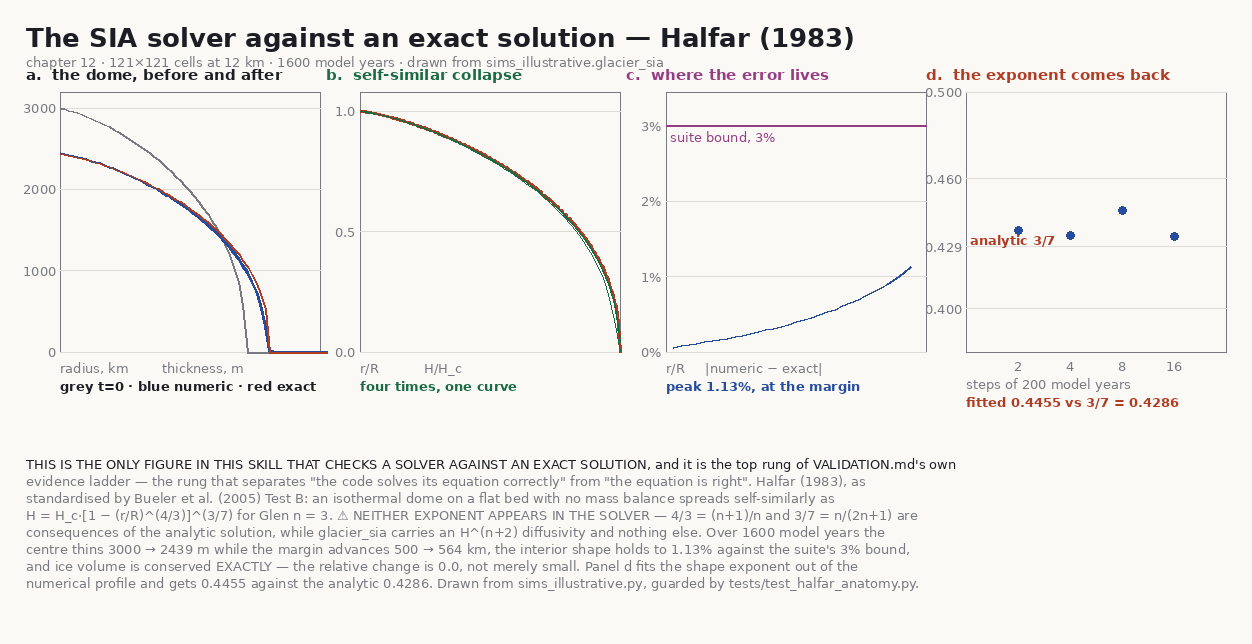

Write the Python code that produced this figure.
"""Halfar ANATOMY — the SIA solver against an EXACT analytic solution.

WHY THIS FIGURE IS DIFFERENT FROM THE OTHER TWO. `hex_anatomy` and `anisotropy_anatomy` draw
geometry; `flow_anatomy` draws a contrast between two routings. This one draws the top rung of
`VALIDATION.md`'s own evidence ladder: agreement with a **published exact solution**, which is the
only kind of check that can tell "the code solves its equation correctly" apart from "the equation
is right".

THE BENCHMARK. Halfar (1983), as standardised by Bueler et al. (2005) 'Test B': an isothermal ice
dome spreading on a flat bed with no mass balance has a self-similar exact profile

    H(r, t) = H_c(t) · [ 1 − (r/R(t))^(4/3) ]^(3/7)                for Glen n = 3

⚠️ **NEITHER EXPONENT APPEARS ANYWHERE IN THE SOLVER.** `4/3 = (n+1)/n` and `3/7 = n/(2n+1)` are
consequences of the analytic solution. `sims_illustrative.glacier_sia` contains an `H^(n+2)`
diffusivity and nothing else; grep it for `3/7` and there is no hit. So recovering the shape — and,
in panel d, the exponent itself by fitting — is an independent check of the diffusivity rather than
a restatement of it. That independence is the whole value, and it is the property most easily lost
by a well-meaning refactor that "simplifies" the benchmark to reuse a constant.

WHAT THE PANELS SHOW. a: the profile at t=0 and after 1600 model years, with the analytic shape at
the evolved radius on top of it. b: the same profiles at four times, each normalised by its OWN
centre height and radius, collapsing onto one curve — self-similarity is the claim, and a collapse
is what it looks like. c: the residual against radius with the 3% acceptance band, showing WHERE
the error lives. d: the exponent recovered by fitting, against the analytic 3/7.

The numpy half carries no Pillow dependency, so `tests/test_halfar_anatomy.py` imports the
measurements from here. Writes `halfar_anatomy.png`. Run: `python halfar_anatomy.py`.
"""
import numpy as np

import sims_illustrative as sims

N = 121
CELLSIZE = 12000.0                 # 12 km cells, ~1450 km domain
H0, R0 = 3000.0, 500e3             # initial dome: 3 km thick, 500 km radius
A_GLEN = 1e-16 / (365.25 * 24 * 3600)      # 1e-16 Pa^-3 a^-1 in SI
DT = 200.0 * 3.15e7                        # 200 model years per step
STEPS = (2, 4, 8, 16)

# The analytic exponents. Named here ONLY so the figure can label them; the solver
# never sees these values, which is the point of the whole comparison.
P_RADIAL = 4.0 / 3.0               # (n+1)/n
P_SHAPE = 3.0 / 7.0                # n/(2n+1)
SHAPE_TOLERANCE = 0.03             # the acceptance band test_benchmarks.py uses


def radius_field(n=N, cellsize=CELLSIZE):
    c = (n - 1) // 2
    yy, xx = np.mgrid[0:n, 0:n].astype(float)
    return np.hypot(xx - c, yy - c) * cellsize, c


def halfar(r, centre_height, radius):
    """The exact self-similar profile. Written from the paper, not from the solver."""
    s = np.clip(np.asarray(r, float) / radius, 0.0, 1.0)
    return centre_height * np.maximum(1.0 - s ** P_RADIAL, 0.0) ** P_SHAPE


def evolve(steps):
    """Run the shipped SIA solver from the exact profile for `steps` steps."""
    r, c = radius_field()
    h_init = halfar(r, H0, R0)
    h = sims.glacier_sia(np.zeros((N, N)), h_init, steps=int(steps), A=A_GLEN,
                         dt=DT, cellsize=CELLSIZE, beta=0.0, max_substeps=4000)
    return r, c, h_init, h


def profile(h, r, c):
    """A radial slice out from the dome centre, with its own centre height and margin."""
    rad, prof = r[c, c:], h[c, c:]
    margin = rad[prof > 1.0].max()
    return rad, prof, float(h[c, c]), float(margin)


def shape_residual(steps=8):
    """Max |numeric/H_c − analytic| over the interior, the quantity the suite bounds."""
    r, c, _h0, h = evolve(steps)
    rad, prof, hc, rn = profile(h, r, c)
    interior = (rad > 0) & (rad < 0.7 * rn)
    err = np.abs(prof[interior] / hc - halfar(rad[interior], 1.0, rn))
    return float(err.max()), rad[interior], err


def fitted_exponent(steps=8):
    """Recover `3/7` from the numerical profile by regression.

    `log(H/H_c) = p · log(1 − s^(4/3))`, so the slope IS the shape exponent. The fit window
    excludes the innermost cells (where `log(1 − s^(4/3))` → 0 and the regression is ill-conditioned)
    and the outer 30% (where the SIA degenerates at the margin and the exact solution has a
    singular slope).
    """
    r, c, _h0, h = evolve(steps)
    rad, prof, hc, rn = profile(h, r, c)
    m = (rad > 0.05 * rn) & (rad < 0.7 * rn) & (prof > 1.0)
    s = np.clip(rad[m] / rn, 0.0, 1.0)
    x = np.log(1.0 - s ** P_RADIAL)
    y = np.log(prof[m] / hc)
    return float(np.polyfit(x, y, 1)[0])


def volume_error(steps=8):
    """Relative change in total ice. With no mass balance this must be zero."""
    _r, _c, h_init, h = evolve(steps)
    return float(abs(h.sum() - h_init.sum()) / h_init.sum())


def measurements():
    """Everything the figure prints, in one call the test can re-run."""
    r, c, h_init, h = evolve(8)
    _rad, _prof, hc, rn = profile(h, r, c)
    err, _radius, _curve = shape_residual(8)
    return {
        'centre_initial': H0, 'centre_final': hc,
        'radius_initial': R0, 'radius_final': rn,
        'shape_error': err,
        'volume_error': volume_error(8),
        'exponent': fitted_exponent(8),
        'exponent_analytic': P_SHAPE,
        'years': 8 * DT / 3.15e7,
    }


# --------------------------------------------------------------------------- #
# drawing
try:
    from PIL import Image, ImageDraw, ImageFont
except ImportError:                                          # pragma: no cover
    Image = None

PANEL_W, PANEL_H = 300, 330
COLS, ROWS = 4, 1
PAD, TOP = 26, 92

BG = (250, 249, 246)
INK = (28, 30, 36)
MUTED = (120, 122, 128)
GRID = (222, 220, 214)
RED = (176, 60, 36)
BLU = (38, 76, 158)
GRN = (26, 106, 68)
ACCENT = (150, 60, 130)


def _font(sz, bold=False):
    try:
        return ImageFont.truetype(
            '/usr/share/fonts/truetype/dejavu/DejaVuSans%s.ttf'
            % ('-Bold' if bold else ''), sz)
    except OSError:                                          # pragma: no cover
        return ImageFont.load_default()


class _Ax(object):
    def __init__(self, d, box, xlim, ylim):
        self.d, self.box = d, box
        self.xlim, self.ylim = xlim, ylim
        d.rectangle(list(box), outline=MUTED)

    def px(self, x):
        lo, hi = self.xlim
        return self.box[0] + (x - lo) / (hi - lo) * (self.box[2] - self.box[0])

    def py(self, y):
        lo, hi = self.ylim
        return self.box[3] - (y - lo) / (hi - lo) * (self.box[3] - self.box[1])

    def line(self, xs, ys, col, width=2):
        pts = [c for x, y in zip(np.atleast_1d(xs), np.atleast_1d(ys))
               for c in (self.px(float(x)), self.py(float(y)))]
        if len(pts) >= 4:
            self.d.line(pts, fill=col, width=width)

    def hline(self, y, col, width=1):
        self.d.line([self.box[0], self.py(y), self.box[2], self.py(y)],
                    fill=col, width=width)


def build():
    if Image is None:                                        # pragma: no cover
        raise SystemExit('halfar_anatomy needs Pillow:  pip install pillow')
    m = measurements()
    W = PAD * 2 + COLS * PANEL_W
    # 8 caption lines at 17 px from `cap`, plus a bottom margin. The first
    # canvas was 30 px short and clipped the last line — the one carrying the
    # volume result.
    H = TOP + PAD + PANEL_H + 196
    img = Image.new('RGB', (W, H), BG)
    d = ImageDraw.Draw(img)
    f_t, f_h, f_s, f_b = _font(26, True), _font(15, True), _font(13), _font(13, True)

    d.text((PAD, 22), 'The SIA solver against an exact solution — Halfar (1983)',
           INK, font=f_t)
    d.text((PAD, 54), 'chapter 12 · %d×%d cells at %.0f km · %.0f model years · '
                      'drawn from sims_illustrative.glacier_sia'
           % (N, N, CELLSIZE / 1e3, m['years']), MUTED, font=f_s)

    side = PANEL_W - 40
    r, c, h_init, h = evolve(8)
    rad, prof, hc, rn = profile(h, r, c)

    # --- a: the profiles ----------------------------------------------------
    x0 = PAD
    d.text((x0, TOP - 26), 'a.  the dome, before and after', INK, font=f_h)
    ax = _Ax(d, (x0 + 34, TOP, x0 + side + 34, TOP + side), (0.0, 700.0), (0.0, 3200.0))
    for t in (0, 1000, 2000, 3000):
        ax.hline(t, GRID)
        d.text((x0 + 30, ax.py(t)), '%d' % t, MUTED, font=f_s, anchor='rm')
    ax.line(rad / 1e3, h_init[c, c:], MUTED, 2)
    ax.line(rad / 1e3, prof, BLU, 3)
    ax.line(rad / 1e3, halfar(rad, hc, rn), RED, 2)
    d.text((x0 + 34, TOP + side + 8), 'radius, km        thickness, m', MUTED, font=f_s)
    d.text((x0 + 34, TOP + side + 26), 'grey t=0 · blue numeric · red exact', INK, font=f_b)

    # --- b: the self-similar collapse ---------------------------------------
    x0 = PAD + PANEL_W
    d.text((x0, TOP - 26), 'b.  self-similar collapse', GRN, font=f_h)
    bx = _Ax(d, (x0 + 34, TOP, x0 + side + 34, TOP + side), (0.0, 1.0), (0.0, 1.08))
    for t in (0.0, 0.5, 1.0):
        bx.hline(t, GRID)
        d.text((x0 + 30, bx.py(t)), '%.1f' % t, MUTED, font=f_s, anchor='rm')
    ss = np.linspace(0, 1, 200)
    bx.line(ss, halfar(ss, 1.0, 1.0), RED, 3)
    for st in STEPS:
        rr, cc, _hi, hh = evolve(st)
        ra, pr, hcc, rnn = profile(hh, rr, cc)
        keep = pr > 1.0
        bx.line(ra[keep] / rnn, pr[keep] / hcc, GRN, 1)
    d.text((x0 + 34, TOP + side + 8), 'r/R           H/H_c', MUTED, font=f_s)
    d.text((x0 + 34, TOP + side + 26), 'four times, one curve', GRN, font=f_b)

    # --- c: the residual ----------------------------------------------------
    x0 = PAD + 2 * PANEL_W
    d.text((x0, TOP - 26), 'c.  where the error lives', ACCENT, font=f_h)
    err, err_rad, err_curve = shape_residual(8)
    cx = _Ax(d, (x0 + 40, TOP, x0 + side + 40, TOP + side), (0.0, 0.72),
             (0.0, SHAPE_TOLERANCE * 1.15))
    for t in (0.0, 0.01, 0.02, 0.03):
        cx.hline(t, GRID)
        d.text((x0 + 36, cx.py(t)), '%.0f%%' % (t * 100), MUTED, font=f_s, anchor='rm')
    cx.hline(SHAPE_TOLERANCE, ACCENT, 2)
    d.text((x0 + 44, cx.py(SHAPE_TOLERANCE) + 3), 'suite bound, 3%', ACCENT, font=f_s)
    cx.line(err_rad / rn, err_curve, BLU, 2)
    d.text((x0 + 40, TOP + side + 8), 'r/R     |numeric − exact|', MUTED, font=f_s)
    d.text((x0 + 40, TOP + side + 26), 'peak %.2f%%, at the margin' % (100 * err),
           BLU, font=f_b)

    # --- d: the exponent, recovered -----------------------------------------
    x0 = PAD + 3 * PANEL_W
    d.text((x0, TOP - 26), 'd.  the exponent comes back', RED, font=f_h)
    dx = _Ax(d, (x0 + 40, TOP, x0 + side + 40, TOP + side), (0.0, 5.0), (0.38, 0.50))
    for t in (0.40, 0.4286, 0.46, 0.50):
        dx.hline(t, GRID if abs(t - P_SHAPE) > 1e-6 else RED,
                 1 if abs(t - P_SHAPE) > 1e-6 else 2)
        d.text((x0 + 36, dx.py(t)), '%.3f' % t, MUTED, font=f_s, anchor='rm')
    d.text((x0 + 44, dx.py(P_SHAPE) - 15), 'analytic 3/7', RED, font=f_b)
    for i, st in enumerate(STEPS):
        p = fitted_exponent(st)
        px_, py_ = dx.px(i + 1.0), dx.py(p)
        d.ellipse([px_ - 4, py_ - 4, px_ + 4, py_ + 4], fill=BLU)
        d.text((px_, TOP + side + 6), '%d' % st, MUTED, font=f_s, anchor='ma')
    d.text((x0 + 40, TOP + side + 24), 'steps of 200 model years', MUTED, font=f_s)
    d.text((x0 + 40, TOP + side + 42),
           'fitted %.4f vs 3/7 = %.4f' % (m['exponent'], P_SHAPE), RED, font=f_b)

    cap = TOP + PANEL_H + 34
    for i, line in enumerate([
        'THIS IS THE ONLY FIGURE IN THIS SKILL THAT CHECKS A SOLVER AGAINST AN EXACT SOLUTION, and it is the top rung of VALIDATION.md\'s own',
        'evidence ladder — the rung that separates "the code solves its equation correctly" from "the equation is right". Halfar (1983), as',
        'standardised by Bueler et al. (2005) Test B: an isothermal dome on a flat bed with no mass balance spreads self-similarly as',
        'H = H_c·[1 − (r/R)^(4/3)]^(3/7) for Glen n = 3. ⚠️ NEITHER EXPONENT APPEARS IN THE SOLVER — 4/3 = (n+1)/n and 3/7 = n/(2n+1) are',
        'consequences of the analytic solution, while glacier_sia carries an H^(n+2) diffusivity and nothing else. Over %.0f model years the'
        % m['years'],
        'centre thins %.0f → %.0f m while the margin advances %.0f → %.0f km, the interior shape holds to %.2f%% against the suite\'s 3%% bound,'
        % (m['centre_initial'], m['centre_final'], m['radius_initial'] / 1e3,
           m['radius_final'] / 1e3, 100 * m['shape_error']),
        'and ice volume is conserved EXACTLY — the relative change is 0.0, not merely small. Panel d fits the shape exponent out of the'
        if m['volume_error'] == 0.0 else
        'and ice volume is conserved to %.1e relative. Panel d fits the shape exponent out of the' % m['volume_error'],
        'numerical profile and gets %.4f against the analytic %.4f. Drawn from sims_illustrative.py, guarded by tests/test_halfar_anatomy.py.'
        % (m['exponent'], P_SHAPE),
    ]):
        d.text((PAD, cap + i * 17), line, INK if i == 0 else MUTED, font=f_s)
    return img


if __name__ == '__main__':
    build().save('halfar_anatomy.png')
    print('wrote halfar_anatomy.png')
